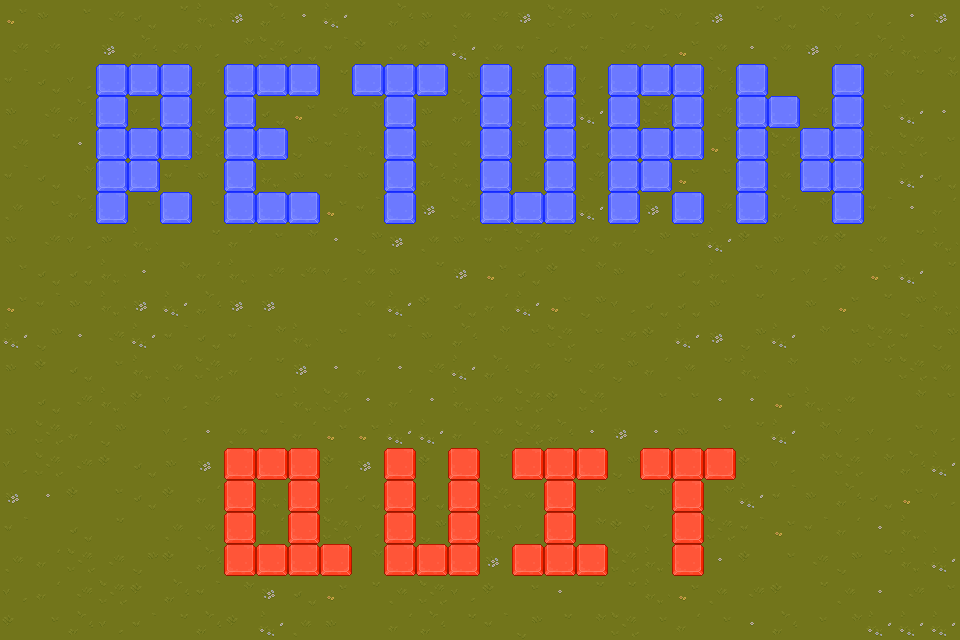

Tiled map render using the project's own tile images. Description and the whole map definition, tile-layer contents included, below:
An orthogonal 30x20 tile map with 32x32 px tiles, 5 tile layers (Background, DeReturn, DeQuit, ReturnToGame, ...), 4 tilesets.

<map version="1.10" tiledversion="1.10.2" orientation="orthogonal" renderorder="right-down" width="30" height="20" tilewidth="32" tileheight="32" infinite="0" nextlayerid="8" nextobjectid="1">
 <tileset firstgid="1" source="Grass.tsx" />
 <tileset firstgid="65" source="Blue.tsx" />
 <tileset firstgid="129" source="Red.tsx" />
 <tileset firstgid="193" source="Ground.tsx" />
 <layer id="1" name="Background" width="30" height="20">
  <data encoding="csv">
21,9,17,28,4,20,25,13,18,5,29,1,18,9,19,28,13,26,9,12,10,12,13,20,4,11,12,12,5,13,
28,28,1,13,18,28,12,11,26,4,3,2,19,2,29,19,3,4,3,28,12,21,19,5,19,13,12,18,25,4,
3,4,12,25,18,21,27,28,13,20,20,29,1,29,10,17,10,10,12,25,25,11,18,9,1,1,26,11,20,11,
9,28,18,12,12,29,19,12,4,21,28,11,2,9,18,20,10,18,29,18,26,9,28,26,13,28,2,17,29,5,
28,20,5,5,5,17,26,26,3,10,3,25,18,9,19,10,9,18,4,11,9,11,21,26,26,9,17,25,26,17,
3,4,11,19,9,3,9,18,25,9,3,9,12,18,25,1,28,29,28,27,2,21,17,26,19,19,10,1,29,4,
19,17,18,29,17,11,17,25,20,25,21,3,4,13,26,4,29,3,29,12,13,18,28,1,18,11,5,3,5,27,
9,28,12,9,25,1,20,27,17,11,5,10,13,19,9,3,26,20,19,27,10,17,29,2,9,28,2,19,20,25,
17,4,4,25,5,11,27,25,28,28,12,19,9,20,13,21,4,2,11,9,1,4,25,17,12,12,2,21,29,20,
21,3,9,25,13,29,18,13,13,1,1,19,29,2,4,27,29,21,10,12,4,4,9,20,1,9,21,20,10,25,
29,10,5,28,29,3,4,3,11,25,17,1,3,9,18,11,17,26,17,28,2,29,13,10,29,11,17,26,3,10,
9,2,4,17,25,19,26,27,20,13,5,27,5,28,29,18,28,20,28,10,27,19,20,25,11,1,11,20,26,19,
1,4,28,25,2,12,28,1,17,25,26,5,27,5,25,19,26,2,26,1,17,17,5,5,21,25,19,1,11,17,
9,26,27,10,1,12,5,19,3,27,21,21,29,29,27,19,26,18,5,13,5,9,17,20,29,11,12,12,17,12,
12,26,28,2,4,9,13,4,29,27,2,13,3,2,11,20,10,12,26,10,1,20,5,2,12,11,26,11,18,29,
13,5,2,17,4,2,27,19,25,19,27,4,1,4,13,26,19,17,11,17,10,26,11,29,3,9,18,4,21,12,
3,1,4,20,1,19,19,11,27,19,26,12,29,10,19,25,12,13,11,2,12,13,26,3,21,3,27,5,25,1,
19,27,26,28,10,2,18,5,29,12,21,11,9,21,20,13,19,3,10,26,25,10,5,2,17,28,10,20,25,29,
12,27,28,26,2,18,3,11,13,4,21,20,19,26,12,2,17,5,20,20,25,21,19,28,2,20,19,5,28,17,
2,17,18,12,3,20,18,2,29,19,9,1,27,18,20,3,10,20,11,26,17,27,17,5,18,17,11,29,29,29
</data>
 </layer>
 <layer id="6" name="DeReturn" width="30" height="20">
  <data encoding="csv">
0,0,0,0,0,0,0,0,0,0,0,0,0,0,0,0,0,0,0,0,0,0,0,0,0,0,0,0,0,0,
0,0,0,0,0,0,0,0,0,0,0,0,0,0,0,0,0,0,0,0,0,0,0,0,0,0,0,0,0,0,
0,0,0,220,220,220,0,220,220,220,0,220,220,220,0,220,0,220,0,220,220,220,0,220,0,0,220,0,0,0,
0,0,0,220,0,220,0,220,0,0,0,0,220,0,0,220,0,220,0,220,0,220,0,220,220,0,220,0,0,0,
0,0,0,220,220,220,0,220,220,0,0,0,220,0,0,220,0,220,0,220,220,220,0,220,0,220,220,0,0,0,
0,0,0,220,220,0,0,220,0,0,0,0,220,0,0,220,0,220,0,220,220,0,0,220,0,220,220,0,0,0,
0,0,0,220,0,220,0,220,220,220,0,0,220,0,0,220,220,220,0,220,0,220,0,220,0,0,220,0,0,0,
0,0,0,0,0,0,0,0,0,0,0,0,0,0,0,0,0,0,0,0,0,0,0,0,0,0,0,0,0,0,
0,0,0,0,0,0,0,0,0,0,0,0,0,0,0,0,0,0,0,0,0,0,0,0,0,0,0,0,0,0,
0,0,0,0,0,0,0,0,0,0,0,0,0,0,0,0,0,0,0,0,0,0,0,0,0,0,0,0,0,0,
0,0,0,0,0,0,0,0,0,0,0,0,0,0,0,0,0,0,0,0,0,0,0,0,0,0,0,0,0,0,
0,0,0,0,0,0,0,0,0,0,0,0,0,0,0,0,0,0,0,0,0,0,0,0,0,0,0,0,0,0,
0,0,0,0,0,0,0,0,0,0,0,0,0,0,0,0,0,0,0,0,0,0,0,0,0,0,0,0,0,0,
0,0,0,0,0,0,0,0,0,0,0,0,0,0,0,0,0,0,0,0,0,0,0,0,0,0,0,0,0,0,
0,0,0,0,0,0,0,0,0,0,0,0,0,0,0,0,0,0,0,0,0,0,0,0,0,0,0,0,0,0,
0,0,0,0,0,0,0,0,0,0,0,0,0,0,0,0,0,0,0,0,0,0,0,0,0,0,0,0,0,0,
0,0,0,0,0,0,0,0,0,0,0,0,0,0,0,0,0,0,0,0,0,0,0,0,0,0,0,0,0,0,
0,0,0,0,0,0,0,0,0,0,0,0,0,0,0,0,0,0,0,0,0,0,0,0,0,0,0,0,0,0,
0,0,0,0,0,0,0,0,0,0,0,0,0,0,0,0,0,0,0,0,0,0,0,0,0,0,0,0,0,0,
0,0,0,0,0,0,0,0,0,0,0,0,0,0,0,0,0,0,0,0,0,0,0,0,0,0,0,0,0,0
</data>
 </layer>
 <layer id="5" name="DeQuit" width="30" height="20">
  <data encoding="csv">
0,0,0,0,0,0,0,0,0,0,0,0,0,0,0,0,0,0,0,0,0,0,0,0,0,0,0,0,0,0,
0,0,0,0,0,0,0,0,0,0,0,0,0,0,0,0,0,0,0,0,0,0,0,0,0,0,0,0,0,0,
0,0,0,0,0,0,0,0,0,0,0,0,0,0,0,0,0,0,0,0,0,0,0,0,0,0,0,0,0,0,
0,0,0,0,0,0,0,0,0,0,0,0,0,0,0,0,0,0,0,0,0,0,0,0,0,0,0,0,0,0,
0,0,0,0,0,0,0,0,0,0,0,0,0,0,0,0,0,0,0,0,0,0,0,0,0,0,0,0,0,0,
0,0,0,0,0,0,0,0,0,0,0,0,0,0,0,0,0,0,0,0,0,0,0,0,0,0,0,0,0,0,
0,0,0,0,0,0,0,0,0,0,0,0,0,0,0,0,0,0,0,0,0,0,0,0,0,0,0,0,0,0,
0,0,0,0,0,0,0,0,0,0,0,0,0,0,0,0,0,0,0,0,0,0,0,0,0,0,0,0,0,0,
0,0,0,0,0,0,0,0,0,0,0,0,0,0,0,0,0,0,0,0,0,0,0,0,0,0,0,0,0,0,
0,0,0,0,0,0,0,0,0,0,0,0,0,0,0,0,0,0,0,0,0,0,0,0,0,0,0,0,0,0,
0,0,0,0,0,0,0,0,0,0,0,0,0,0,0,0,0,0,0,0,0,0,0,0,0,0,0,0,0,0,
0,0,0,0,0,0,0,0,0,0,0,0,0,0,0,0,0,0,0,0,0,0,0,0,0,0,0,0,0,0,
0,0,0,0,0,0,0,0,0,0,0,0,0,0,0,0,0,0,0,0,0,0,0,0,0,0,0,0,0,0,
0,0,0,0,0,0,0,0,0,0,0,0,0,0,0,0,0,0,0,0,0,0,0,0,0,0,0,0,0,0,
0,0,0,0,0,0,0,220,220,220,0,0,220,0,220,0,220,220,220,0,220,220,220,0,0,0,0,0,0,0,
0,0,0,0,0,0,0,220,0,220,0,0,220,0,220,0,0,220,0,0,0,220,0,0,0,0,0,0,0,0,
0,0,0,0,0,0,0,220,0,220,0,0,220,0,220,0,0,220,0,0,0,220,0,0,0,0,0,0,0,0,
0,0,0,0,0,0,0,220,220,220,220,0,220,220,220,0,220,220,220,0,0,220,0,0,0,0,0,0,0,0,
0,0,0,0,0,0,0,0,0,0,0,0,0,0,0,0,0,0,0,0,0,0,0,0,0,0,0,0,0,0,
0,0,0,0,0,0,0,0,0,0,0,0,0,0,0,0,0,0,0,0,0,0,0,0,0,0,0,0,0,0
</data>
 </layer>
 <layer id="3" name="ReturnToGame" width="30" height="20">
  <data encoding="csv">
0,0,0,0,0,0,0,0,0,0,0,0,0,0,0,0,0,0,0,0,0,0,0,0,0,0,0,0,0,0,
0,0,0,0,0,0,0,0,0,0,0,0,0,0,0,0,0,0,0,0,0,0,0,0,0,0,0,0,0,0,
0,0,0,92,92,92,0,92,92,92,0,92,92,92,0,92,0,92,0,92,92,92,0,92,0,0,92,0,0,0,
0,0,0,92,0,92,0,92,0,0,0,0,92,0,0,92,0,92,0,92,0,92,0,92,92,0,92,0,0,0,
0,0,0,92,92,92,0,92,92,0,0,0,92,0,0,92,0,92,0,92,92,92,0,92,0,92,92,0,0,0,
0,0,0,92,92,0,0,92,0,0,0,0,92,0,0,92,0,92,0,92,92,0,0,92,0,92,92,0,0,0,
0,0,0,92,0,92,0,92,92,92,0,0,92,0,0,92,92,92,0,92,0,92,0,92,0,0,92,0,0,0,
0,0,0,0,0,0,0,0,0,0,0,0,0,0,0,0,0,0,0,0,0,0,0,0,0,0,0,0,0,0,
0,0,0,0,0,0,0,0,0,0,0,0,0,0,0,0,0,0,0,0,0,0,0,0,0,0,0,0,0,0,
0,0,0,0,0,0,0,0,0,0,0,0,0,0,0,0,0,0,0,0,0,0,0,0,0,0,0,0,0,0,
0,0,0,0,0,0,0,0,0,0,0,0,0,0,0,0,0,0,0,0,0,0,0,0,0,0,0,0,0,0,
0,0,0,0,0,0,0,0,0,0,0,0,0,0,0,0,0,0,0,0,0,0,0,0,0,0,0,0,0,0,
0,0,0,0,0,0,0,0,0,0,0,0,0,0,0,0,0,0,0,0,0,0,0,0,0,0,0,0,0,0,
0,0,0,0,0,0,0,0,0,0,0,0,0,0,0,0,0,0,0,0,0,0,0,0,0,0,0,0,0,0,
0,0,0,0,0,0,0,0,0,0,0,0,0,0,0,0,0,0,0,0,0,0,0,0,0,0,0,0,0,0,
0,0,0,0,0,0,0,0,0,0,0,0,0,0,0,0,0,0,0,0,0,0,0,0,0,0,0,0,0,0,
0,0,0,0,0,0,0,0,0,0,0,0,0,0,0,0,0,0,0,0,0,0,0,0,0,0,0,0,0,0,
0,0,0,0,0,0,0,0,0,0,0,0,0,0,0,0,0,0,0,0,0,0,0,0,0,0,0,0,0,0,
0,0,0,0,0,0,0,0,0,0,0,0,0,0,0,0,0,0,0,0,0,0,0,0,0,0,0,0,0,0,
0,0,0,0,0,0,0,0,0,0,0,0,0,0,0,0,0,0,0,0,0,0,0,0,0,0,0,0,0,0
</data>
 </layer>
 <layer id="4" name="Quit" width="30" height="20">
  <data encoding="csv">
0,0,0,0,0,0,0,0,0,0,0,0,0,0,0,0,0,0,0,0,0,0,0,0,0,0,0,0,0,0,
0,0,0,0,0,0,0,0,0,0,0,0,0,0,0,0,0,0,0,0,0,0,0,0,0,0,0,0,0,0,
0,0,0,0,0,0,0,0,0,0,0,0,0,0,0,0,0,0,0,0,0,0,0,0,0,0,0,0,0,0,
0,0,0,0,0,0,0,0,0,0,0,0,0,0,0,0,0,0,0,0,0,0,0,0,0,0,0,0,0,0,
0,0,0,0,0,0,0,0,0,0,0,0,0,0,0,0,0,0,0,0,0,0,0,0,0,0,0,0,0,0,
0,0,0,0,0,0,0,0,0,0,0,0,0,0,0,0,0,0,0,0,0,0,0,0,0,0,0,0,0,0,
0,0,0,0,0,0,0,0,0,0,0,0,0,0,0,0,0,0,0,0,0,0,0,0,0,0,0,0,0,0,
0,0,0,0,0,0,0,0,0,0,0,0,0,0,0,0,0,0,0,0,0,0,0,0,0,0,0,0,0,0,
0,0,0,0,0,0,0,0,0,0,0,0,0,0,0,0,0,0,0,0,0,0,0,0,0,0,0,0,0,0,
0,0,0,0,0,0,0,0,0,0,0,0,0,0,0,0,0,0,0,0,0,0,0,0,0,0,0,0,0,0,
0,0,0,0,0,0,0,0,0,0,0,0,0,0,0,0,0,0,0,0,0,0,0,0,0,0,0,0,0,0,
0,0,0,0,0,0,0,0,0,0,0,0,0,0,0,0,0,0,0,0,0,0,0,0,0,0,0,0,0,0,
0,0,0,0,0,0,0,0,0,0,0,0,0,0,0,0,0,0,0,0,0,0,0,0,0,0,0,0,0,0,
0,0,0,0,0,0,0,0,0,0,0,0,0,0,0,0,0,0,0,0,0,0,0,0,0,0,0,0,0,0,
0,0,0,0,0,0,0,156,156,156,0,0,156,0,156,0,156,156,156,0,156,156,156,0,0,0,0,0,0,0,
0,0,0,0,0,0,0,156,0,156,0,0,156,0,156,0,0,156,0,0,0,156,0,0,0,0,0,0,0,0,
0,0,0,0,0,0,0,156,0,156,0,0,156,0,156,0,0,156,0,0,0,156,0,0,0,0,0,0,0,0,
0,0,0,0,0,0,0,156,156,156,156,0,156,156,156,0,156,156,156,0,0,156,0,0,0,0,0,0,0,0,
0,0,0,0,0,0,0,0,0,0,0,0,0,0,0,0,0,0,0,0,0,0,0,0,0,0,0,0,0,0,
0,0,0,0,0,0,0,0,0,0,0,0,0,0,0,0,0,0,0,0,0,0,0,0,0,0,0,0,0,0
</data>
 </layer>
</map>
